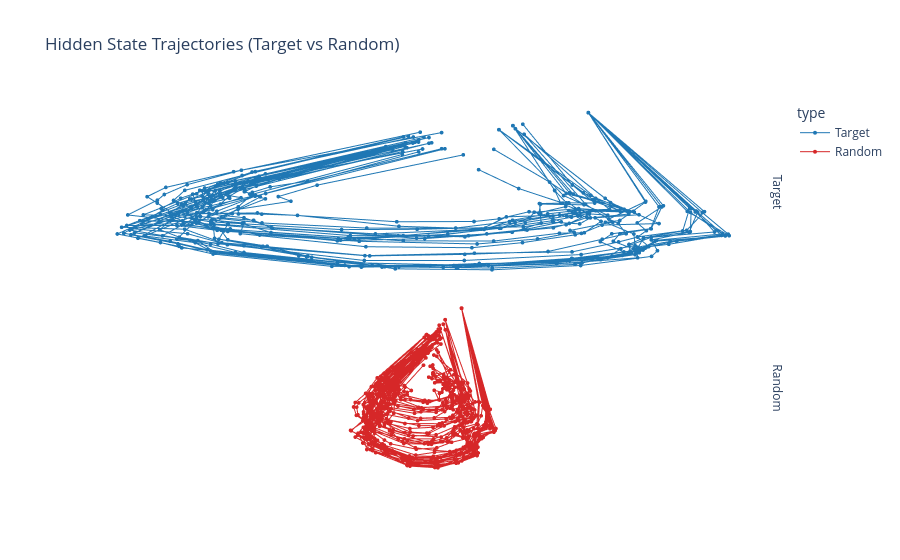

Notebook code cell kept with this figure:
### Code cell
import numpy as np
import pandas as pd
from sklearn.decomposition import PCA
from sklearn.preprocessing import Normalizer
from sklearn.pipeline import make_pipeline
import plotly.express as px

# ---- 1. Stack and PCA ----
t = highd_path.cpu().numpy()  # (B_t, L, D)
r = other_highd_path.cpu().numpy()  # (B_r, L, D)

paths = np.concatenate([t, r], axis=0)  # (B_total, L, D)
B_total, L, D = paths.shape

X_flat = paths.reshape(-1, D)  # (B_total * L, D)
X_2d = make_pipeline(Normalizer(), PCA(n_components=2)).fit_transform(X_flat)
coords = X_2d.reshape(B_total, L, 2)  # (B_total, L, 2)

# ---- 2. DataFrame ----
n_t = len(t)
n_r = len(r)
types = np.array(["Target"] * n_t + ["Random"] * n_r)
ids = np.arange(B_total)

df = pd.DataFrame(
    {
        "pc1": coords[..., 0].ravel(),
        "pc2": coords[..., 1].ravel(),
        "layer": np.tile(np.arange(L), B_total),
        "id": np.repeat(ids, L),
        "type": np.repeat(types, L),
    }
)

# ---- 3. Plot: visually separate Target vs Random ----
fig = px.line(
    df,
    x="pc1",
    y="pc2",
    line_group="id",
    color="type",
    facet_row="type",  # separate panels for Target vs Random
    title="Hidden State Trajectories (Target vs Random)",
    template="plotly_white",
    color_discrete_map={"Target": "#1f77b4", "Random": "#d62728"},
)

# Thinner, semi-transparent trajectories with markers
fig.update_traces(
    mode="lines+markers",
    marker=dict(size=4),
    line=dict(width=1),
)

# Clean axes and keep aspect ratio
fig.update_xaxes(visible=False, matches=None)
fig.update_yaxes(visible=False, scaleanchor="x", scaleratio=1)

# Optional: clean facet titles ("type=Target" -> "Target")
fig.for_each_annotation(lambda a: a.update(text=a.text.split("=")[-1]))

fig.show()
